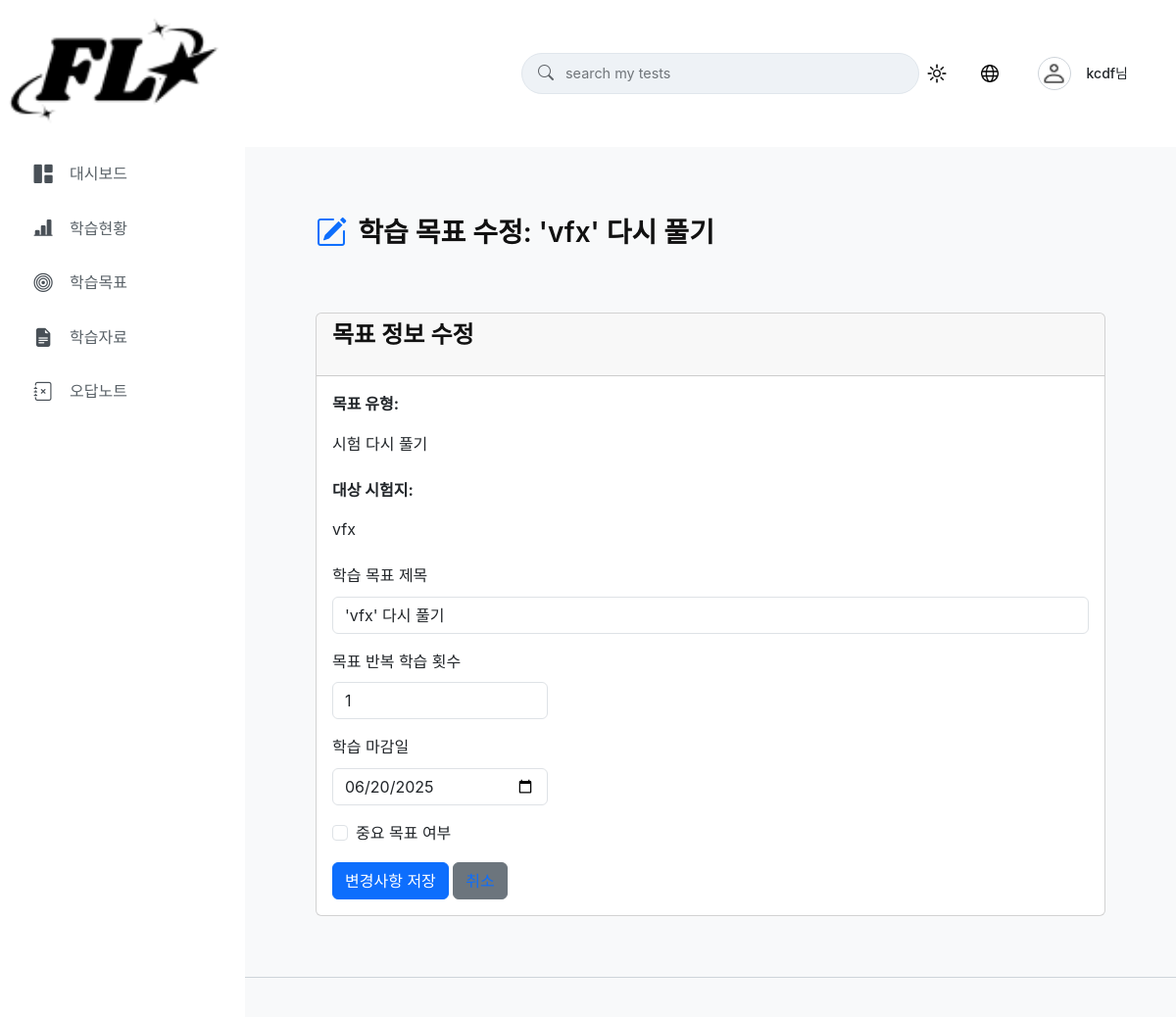
Page /flo_my/mypage/learning-goals/edit/4/ (signed in) on the earlier database version.
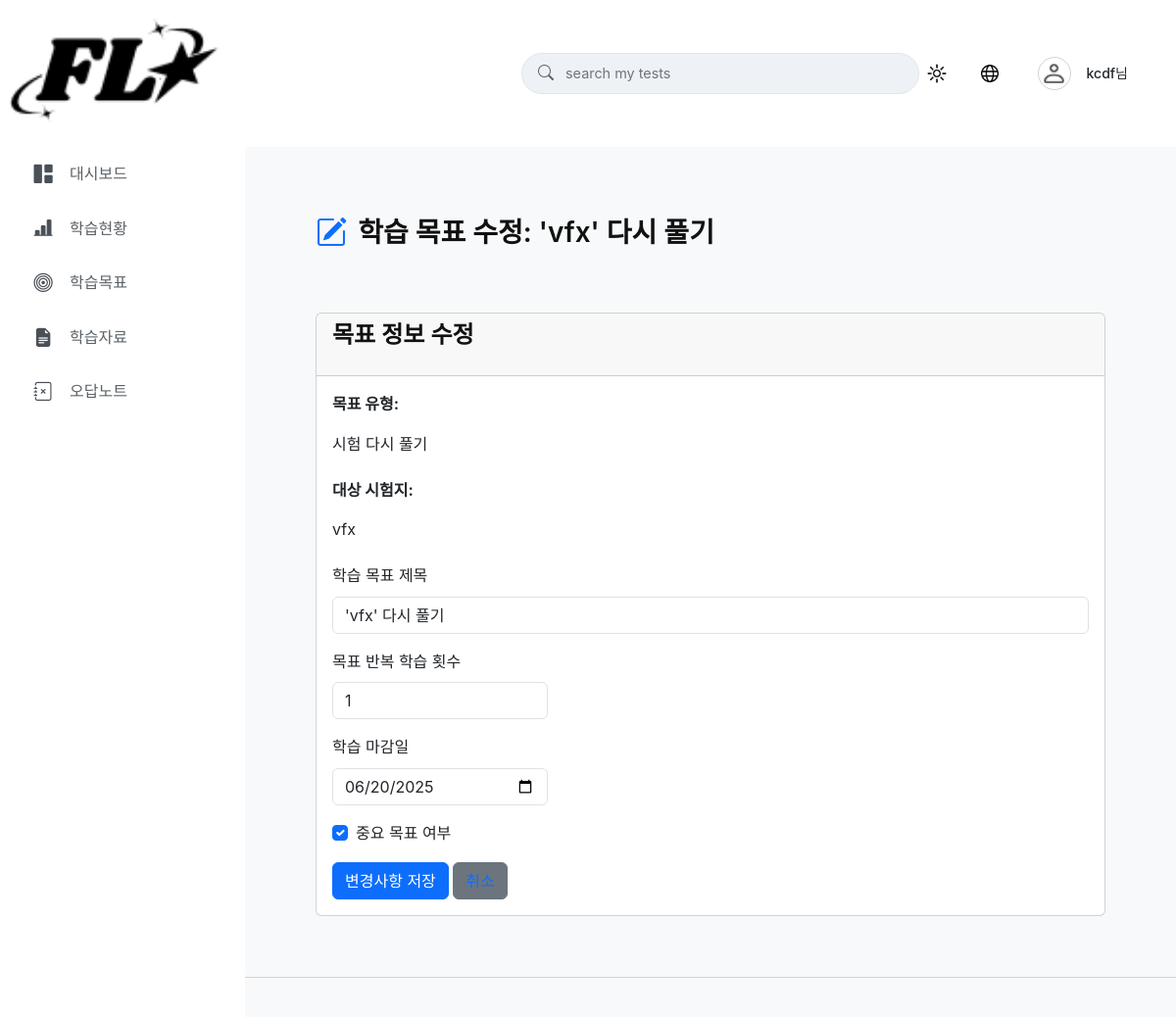
Same page on the later database version.
### flo_my/models.py (models this page shows, shortened)
class LearningGoal(models.Model):
    GOAL_TYPE_CHOICES = [
        ('TEST_RETAKE', '시험 다시 풀기'),
        ('INCORRECT_ANSWERS_RETAKE', '오답만 다시 풀기')
    ]
    user = models.ForeignKey(settings.AUTH_USER_MODEL, on_delete=models.CASCADE, related_name='learning_goals', verbose_name="사용자")
    title = models.CharField(max_length=255, verbose_name="학습 목표 제목")
    goal_type = models.CharField(max_length=30, choices=GOAL_TYPE_CHOICES, verbose_name="목표 유형")
    target_test_set = models.ForeignKey(
        ExamDocument,
        null=True,
        blank=True,
        on_delete=models.SET_NULL,
        related_name='learning_goals_for_test_retake',
        verbose_name="대상 시험 (전체 다시 풀기)"
    )
    target_attempt_for_incorrect_notes = models.ForeignKey(
        UserExamSession,
        null=True,
        blank=True,
        on_delete=models.SET_NULL,
        related_name='learning_goals_for_incorrect_retake',
        verbose_name="오답노트 대상 응시기록"
    )
    target_repetition_count = models.PositiveIntegerField(default=1, verbose_name="목표 반복 학습 횟수")
    current_repetition_count = models.PositiveIntegerField(default=0, verbose_name="현재 완료 횟수")
    due_date = models.DateField(verbose_name="학습 마감일")
    is_important = models.BooleanField(default=False, verbose_name="중요 목표 여부")
    is_completed = models.BooleanField(default=False, verbose_name="목표 달성 여부")
    created_at = models.DateTimeField(auto_now_add=True, verbose_name="생성일")
    updated_at = models.DateTimeField(auto_now=True, verbose_name="수정일")
    class Meta:
        verbose_name = "학습 목표"
        verbose_name_plural = "학습 목표 목록"
        ordering = ['-is_important', 'due_date', '-created_at']

### flo_exam/models.py (models this page shows, shortened)
class ExamDocument(models.Model):
    author = models.ForeignKey(
        settings.AUTH_USER_MODEL,
        on_delete=models.SET_NULL, # 작성자 계정 삭제 시 이 필드를 NULL로 설정 (문서는 남김)
        null=True,
        blank=True, # 관리자 페이지 등에서 빈 값 허용
        verbose_name="작성자"
    )
    title = models.CharField(max_length=255, verbose_name="문서 제목")
    pdf_file = models.FileField(upload_to='uploaded_pdfs/', verbose_name="PDF 파일")
    NUM_QUESTIONS_CHOICES = [
        (10, '10문제'),
        (20, '20문제'),
        (25, '25문제'),
    ]
    num_questions_requested = models.IntegerField(
        verbose_name="요청 문항수",
        choices=NUM_QUESTIONS_CHOICES,
        default=10
    )
    QUESTION_TYPE_CHOICES = [
        ('객관식', '객관식(4지선다)'),
        ('단답형', '단답형'),
    ]
    question_type_requested = models.CharField(
        max_length=20,
        verbose_name="요청 문제 유형",
        choices=QUESTION_TYPE_CHOICES,
        default='객관식'
    )
    subject_area = models.CharField(
        max_length=100,
        verbose_name="분야",
        help_text="예: 수학, 정보처리기사, HTML, CSS 등"
    )
    uploaded_at = models.DateTimeField(auto_now_add=True, verbose_name="업로드 일시")
    PROCESSING_STATUS_CHOICES = [
        ('PENDING', '대기 중'),
        ('PROCESSING', '문제 생성 중'),
        ('COMPLETED', '생성 완료'),
        ('FAILED', '생성 실패'),
    ]
    processing_status = models.CharField(
        max_length=20,
        choices=PROCESSING_STATUS_CHOICES,
        default='PENDING',
        verbose_name="처리 상태"
    )
    is_important = models.BooleanField(default=False, verbose_name="중요 표시")
    class Meta:
        verbose_name = "업로드된 PDF 문서"
        verbose_name_plural = "업로드된 PDF 문서들"
        ordering = ['-uploaded_at']
    class Meta:
        verbose_name = "업로드된 PDF 문서"
        verbose_name_plural = "업로드된 PDF 문서들"
        ordering = ['-uploaded_at']

### flo_my/views.py (the view)
# urls.py: path('mypage/learning-goals/edit/<int:goal_id>/', views.learning_goal_edit_view, name='learning_goal_edit'),
@login_required
def learning_goal_edit_view(request, goal_id):
    goal = get_object_or_404(LearningGoal, pk=goal_id, user=request.user)
    if request.method == 'POST':
        form = LearningGoalEditForm(request.POST, instance=goal)
        if form.is_valid():
            form.save()
            messages.success(request, f"'{goal.title}' 목표가 성공적으로 수정되었습니다.")
            return redirect('flo_my:mypage_learning_goals')
    else:
        form = LearningGoalEditForm(instance=goal)
    context = {
        'form': form,
        'goal': goal,
        'mypage_nav_active': 'learning_goals',
    }
    return render(request, 'flo_my/mypage/learning_goal_edit_form.html', context)

### flo_my/forms.py
class LearningGoalEditForm(forms.ModelForm):
    class Meta:
        model = LearningGoal
        fields = ['title', 'target_repetition_count', 'due_date', 'is_important']
        widgets = {
            'title': forms.TextInput(attrs={'class': 'form-control'}),
            'target_repetition_count': forms.NumberInput(attrs={'class': 'form-control', 'min': '1'}),
            'due_date': forms.DateInput(attrs={'type': 'date', 'class': 'form-control'}),
            'is_important': forms.CheckboxInput(attrs={'class': 'form-check-input'}),
        }

### flo/models.py (called while the page is built)
    @property
    def get_display_name(self):
        return self.nickname if self.nickname else self.user.username

    @property
    def get_profile_image_url(self):
        if self.profile_image and self.profile_image.name:
            return self.profile_image.url # 사용자가 업로드한 이미지
        return settings.STATIC_URL + 'flo/images/icons/profile/default_profile_light.png'

    @property
    def has_custom_profile_image(self):
        return bool(self.profile_image and self.profile_image.name)

### flo_my/templates/flo_my/mypage/learning_goal_edit_form.html (shortened to what this page needs)
{% extends "flo_my/mypage_base.html" %}
{% load static i18n %}
{% block mypage_content %}
<div class="learning-goal-edit-page">
    <div class="page-title-actions-header d-flex justify-content-between align-items-center mb-4">
        <div class="page-title-container">
            <i class="bi bi-pencil-square page-title-icon"></i>
            <h3 class="page-main-title mb-0 d-inline">{% translate "학습 목표 수정" %}: {{ goal.title }}</h3>
        </div>
    </div>
    <div class="card">
        <div class="card-header">
            <h4>{% translate "목표 정보 수정" %}</h4>
        </div>
        <div class="card-body">
            <form method="post">
                <div class="mb-3">
                    <label class="form-label"><strong>{% translate "목표 유형" %}:</strong></label>
                    <p class="form-control-plaintext">{{ goal.get_goal_type_display }}</p>
                </div>
                {% if goal.goal_type == 'TEST_RETAKE' and goal.target_test_set %}
                <div class="mb-3">
                    <label class="form-label"><strong>{% translate "대상 시험지" %}:</strong></label>
                    <p class="form-control-plaintext">{{ goal.target_test_set.title }}</p>
                </div>
                {% elif goal.goal_type == 'INCORRECT_ANSWERS_RETAKE' and goal.target_attempt_for_incorrect_notes %}
                <div class="mb-3">
                    <label class="form-label"><strong>{% translate "대상 응시 기록" %}:</strong></label>
                    <p class="form-control-plaintext">{{ goal.target_attempt_for_incorrect_notes.generated_exam.exam_document.title }} (응시일: {{ goal.target_attempt_for_incorrect_notes.start_time|date:"Y-m-d" }})</p>
                </div>
                {% endif %}
                <div class="mb-3">
                    <label for="{{ form.title.id_for_label }}" class="form-label">{{ form.title.label }}</label>
                    {{ form.title }}
                </div>
                <div class="mb-3">
                    <label for="{{ form.target_repetition_count.id_for_label }}" class="form-label">{{ form.target_repetition_count.label }}</label>
                    {{ form.target_repetition_count }}
                </div>
                <div class="mb-3">
                    <label for="{{ form.due_date.id_for_label }}" class="form-label">{{ form.due_date.label }}</label>
                    {{ form.due_date }}
                </div>
                <div class="mb-3 form-check">
                    {{ form.is_important }}
                    <label for="{{ form.is_important.id_for_label }}" class="form-check-label">{{ form.is_important.label }}</label>
                </div>
                <button type="submit" class="btn btn-primary">{% translate "변경사항 저장" %}</button>
                <a href="{% url 'flo_my:mypage_learning_goals' %}" class="btn btn-secondary">{% translate "취소" %}</a>
            </form>
        </div>
    </div>
</div>
{% endblock %}

Differences in the rows shown:
changed LearningGoal "'vfx' 다시 풀기": is_important "☐" → "☑"
